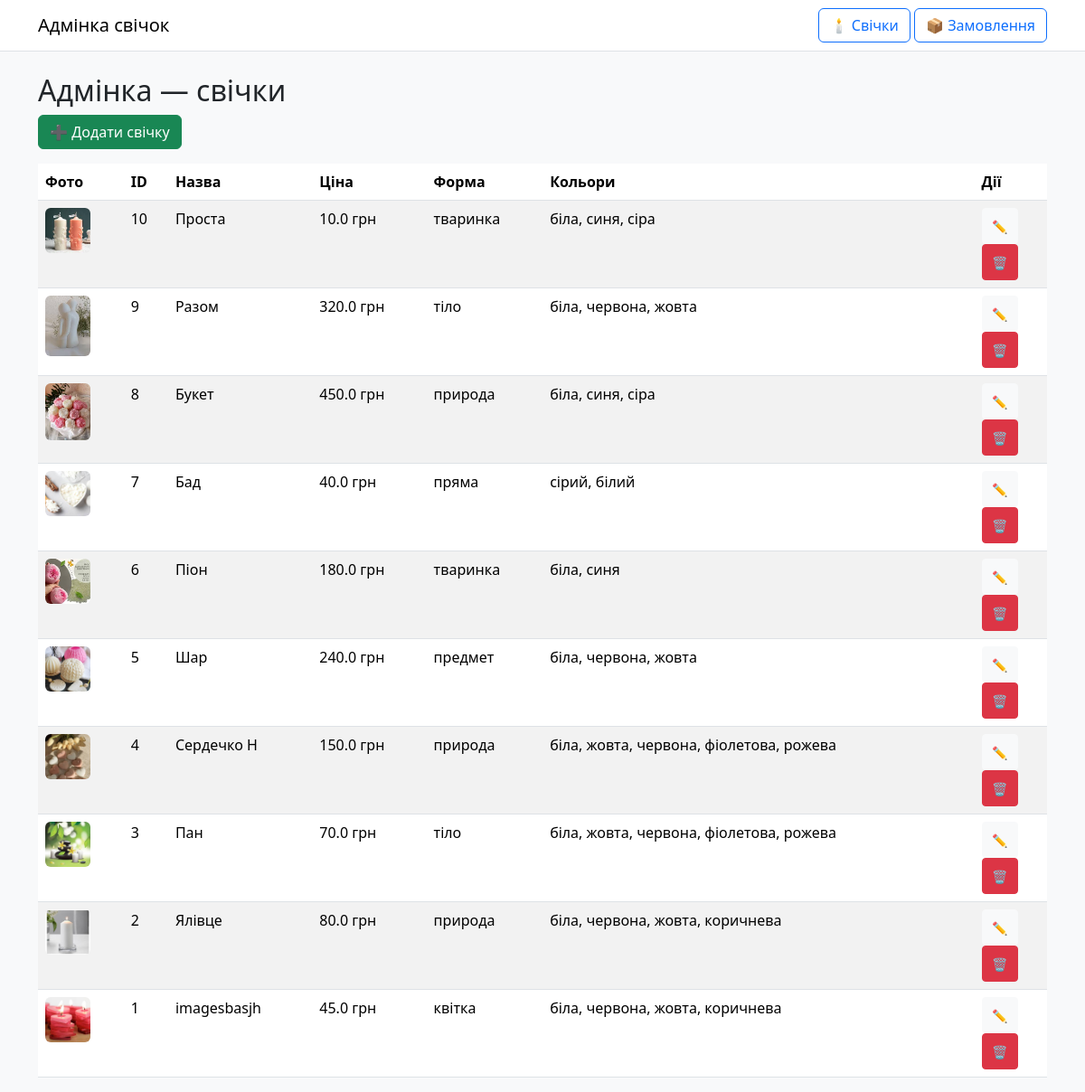
/admin/candles, run on the app's committed database.
### tables this page shows
CREATE TABLE candles (
        id INTEGER PRIMARY KEY AUTOINCREMENT,
        name TEXT NOT NULL,
        price REAL NOT NULL,
        description TEXT,
        image_url TEXT,
        shape TEXT,
        colors TEXT
    );

### admin_app.py (the view)
@admin_app.route("/candles")
def admin_candles():
    conn = sqlite3.connect("app.db")
    cursor = conn.cursor()
    cursor.execute("SELECT * FROM candles ORDER BY id DESC")
    candles = cursor.fetchall()
    conn.close()
    return render_template("admin/admin_candles.html", candles=candles)

### site_app.py (called while the page is built)
def get_locale():
    lang = request.args.get("lang")
    if lang in app.config["BABEL_SUPPORTED_LOCALES"]:
        return lang
    cookie_lang = request.cookies.get("lang")
    if cookie_lang in app.config["BABEL_SUPPORTED_LOCALES"]:
        return cookie_lang
    return app.config["BABEL_DEFAULT_LOCALE"]

@app.context_processor
def inject_globals():
    cart = session.get("cart", [])
    return dict(cart_count=len(cart), current_lang=get_locale())

### templates/admin/admin_candles.html
{% extends "admin/admin_base.html" %}
{% block content %}
<h2>Адмінка — свічки</h2>
<a href="{{ url_for('admin.add_candle') }}" class="btn btn-success mb-3">➕  Додати свічку</a>
<table class="table table-striped">
  <thead>
    <tr>
      <th>Фото</th>
      <th>ID</th>
      <th>Назва</th>
      <th>Ціна</th>
      <th>Форма</th>
      <th>Кольори</th>
      <th>Дії</th>
    </tr>
  </thead>
  <tbody>
    {% for c in candles %}
    <tr>
      <td><img src="{{ url_for('static', filename=c[4]) }}" width="50" class="rounded" alt=""></td>
      <td>{{ c[0] }}</td>
      <td>{{ c[1] }}</td>
      <td>{{ c[2] }} грн</td>
      <td>{{ c[5] }}</td>
      <td>{{ c[6] }}</td>
      <td>
        <a href="{{ url_for('admin.edit_candle', candle_id=c[0]) }}" class="btn btn-secondary btn-light btn-sm d-flex justify-content-center align-items-center" style="width:40px; height:40px;">✏️</a>
        <a href="{{ url_for('admin.delete_candle', candle_id=c[0]) }}" class="btn btn-danger btn-sm d-flex justify-content-center align-items-center" style="width:40px; height:40px;">🗑️</a>
      </td>
    </tr>
    {% endfor %}
  </tbody>
</table>
{% endblock %}

### data on the page
candles: image_url (picture), id "10", name "Проста", price "10.0", shape "тваринка", colors "біла, синя, сіра"
candles: image_url (picture), id "9", name "Разом", price "320.0", shape "тіло", colors "біла, червона, жовта"
candles: image_url (picture), id "8", name "Букет", price "450.0", shape "природа", colors "біла, синя, сіра"
candles: image_url (picture), id "7", name "Бад", price "40.0", shape "пряма", colors "сірий, білий"
candles: image_url (picture), id "6", name "Піон", price "180.0", shape "тваринка", colors "біла, синя"
candles: image_url (picture), id "5", name "Шар", price "240.0", shape "предмет", colors "біла, червона, жовта"
candles: image_url (picture), id "4", name "Сердечко Н", price "150.0", shape "природа", colors "біла, жовта, червона, фіолетова, рожева"
candles: image_url (picture), id "3", name "Пан", price "70.0", shape "тіло", colors "біла, жовта, червона, фіолетова, рожева"
candles: image_url (picture), id "2", name "Ялівце", price "80.0", shape "природа", colors "біла, червона, жовта, коричнева"
candles: image_url (picture), id "1", name "imagesbasjh", price "45.0", shape "квітка", colors "біла, червона, жовта, коричнева"
